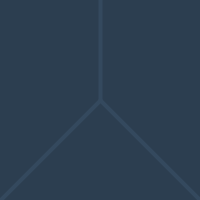
Frame 1 (no input)
Frame 60 (the mouse pressed at the canvas centre just before this capture): identical to frame 1, image omitted
Frame 120 (the mouse held since frame 60 and released just before this capture): identical to frame 1, image omitted

The Processing sketch that drew this single still picture (run headless with seeded random() and noise(); from frame 60 on, the mouse is pressed at the canvas centre):

// Processing sketch: sketch_4_7_linees
// ── sketch_4_7_linees.pde
float line1Xpoint1 = 100;
float line1Ypoint1 = 0;
float line1Xpoint2 = 100;
float line1Ypoint2 = 100;

float line2Xpoint1 = 100;
float line2Ypoint1 = 100;
float line2Xpoint2 = 0;
float line2Ypoint2 = 200;

float line3Xpoint1 = 100;
float line3Ypoint1 = 100;
float line3Xpoint2 = 200;
float line3Ypoint2 = 200;

color backgroundColor = #2c3e50;
color lineColor = #34495e;
void setup() {
size(200,200);
}

void draw() {
background(backgroundColor);
strokeWeight(4);
stroke(lineColor);
line(line1Xpoint1, line1Ypoint1, line1Xpoint2, line1Ypoint2);
line(line2Xpoint1,line2Ypoint1, line2Xpoint2, line2Ypoint2);
line(line3Xpoint1, line3Ypoint1, line3Xpoint2, line3Ypoint2);
}
